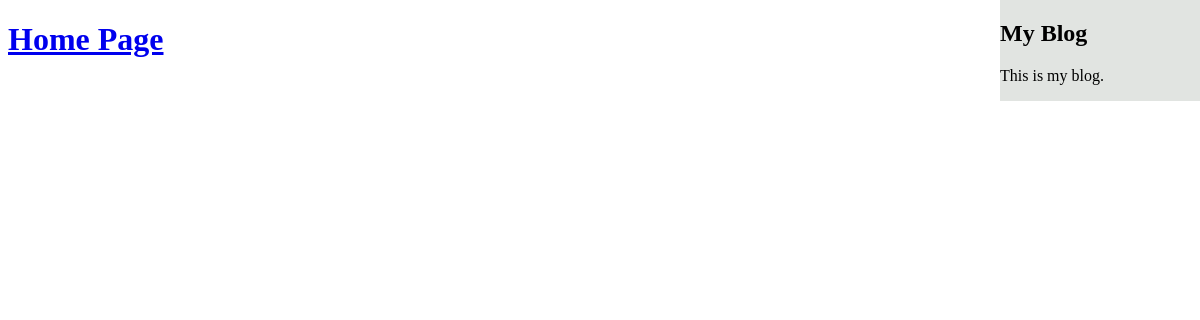
The app's page /blog/reading-list, older data.
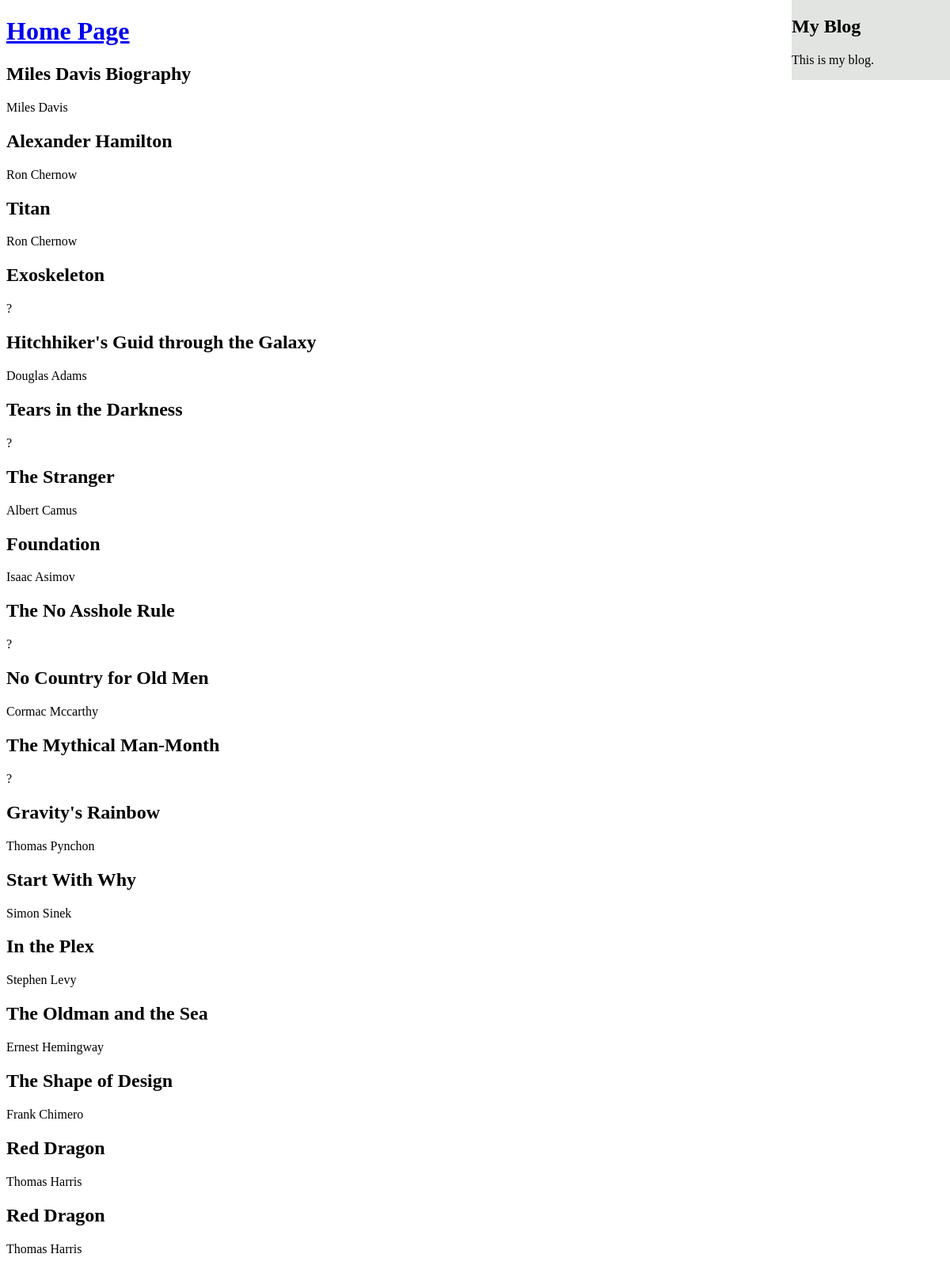
The same page, newer data.
### blog/models.py (models this page shows)
class ReadingList(models.Model):
    title = models.CharField(max_length=250)
    author = models.CharField(max_length=250)
    year_published = models.CharField(max_length=250)
    genres = models.CharField(max_length=100)

### blog/views.py (the view)
def reading_list(request):
    readings = ReadingList.objects.all()
    return render(request,
                  'blog/reading_list/detail.html',
                  {'readings': readings})

### blog/templates/blog/reading_list/detail.html (shortened to what this page needs)
{% extends "blog/base.html" %}
{% block content %}
    <h1>
        <a href="http://127.0.0.1:8000/blog/">Home Page </a>
    </h1>
{% for reading in readings %}
<h2>{{ reading.title }}</h2>
<p> {{ reading.author }}</p>
{% endfor %}
{% endblock %}

### blog/templates/blog/base.html (shortened to what this page needs)
<!DOCTYPE html>
{% load staticfiles %}
<html lang="en">
<head>
    <link rel="stylesheet" type="text/css" href="{% static 'css/blog.css' %}"/>
</head>
<body>
    <div id="content">
        {% block content %}
        {% endblock %}
    </div>
    <div id="sidebar">
        <h2>My Blog</h2>
        <p>This is my blog.</p>
    </div>
</body>
</html>

### blog/templates/static/css/blog.css (style rules this page uses)
div#sidebar { position: absolute; top: 0%; right: 0%; width: 200px; background-color: rgba(219, 222, 219, 0.82); }

Row changes from the older to the newer data that the page shows:
added ReadingList: title "Miles Davis Biography", author "Miles Davis"
added ReadingList: title "Alexander Hamilton", author "Ron Chernow"
added ReadingList: title "Titan", author "Ron Chernow"
added ReadingList: title "Exoskeleton", author "?"
added ReadingList: title "Hitchhiker's Guid through the Galaxy", author "Douglas Adams"
added ReadingList: title "Tears in the Darkness", author "?"
added ReadingList: title "The Stranger", author "Albert Camus"
added ReadingList: title "Foundation", author "Isaac Asimov"
added ReadingList: title "The No Asshole Rule", author "?"
added ReadingList: title "No Country for Old Men", author "Cormac Mccarthy"
added ReadingList: title "The Mythical Man-Month", author "?"
added ReadingList: title "Gravity's Rainbow", author "Thomas Pynchon"
added ReadingList: title "Start With Why", author "Simon Sinek"
added ReadingList: title "In the Plex", author "Stephen Levy"
added ReadingList: title "The Oldman and the Sea", author "Ernest Hemingway"
added ReadingList: title "The Shape of Design", author "Frank Chimero"
added ReadingList: title "Red Dragon", author "Thomas Harris"
added ReadingList: title "Red Dragon", author "Thomas Harris"
